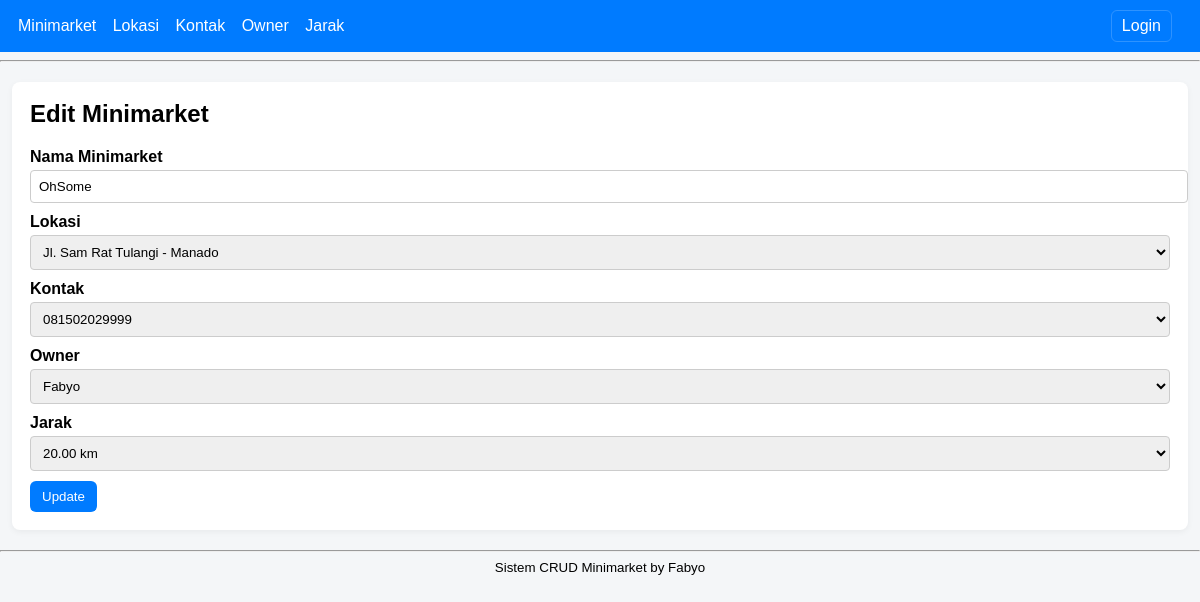
/?c=minimarket&a=edit&id=10, run on the app's committed database.
### tables this page shows
CREATE TABLE `minimarket` (
  `id` int(11) NOT NULL,
  `nama_minimarket` varchar(100) NOT NULL,
  `id_lokasi` int(11) NOT NULL,
  `id_kontak` int(11) NOT NULL,
  `id_owner` int(11) NOT NULL,
  `id_jarak` int(11) NOT NULL,
  `deleted_at` datetime DEFAULT NULL
);

CREATE TABLE `lokasi` (
  `id` int(11) NOT NULL,
  `alamat` varchar(255) NOT NULL,
  `kota` varchar(100) NOT NULL,
  `provinsi` varchar(100) NOT NULL
);

CREATE TABLE `kontak` (
  `id` int(11) NOT NULL,
  `no_hp` varchar(20) NOT NULL,
  `email` varchar(100) NOT NULL
);

CREATE TABLE `owner` (
  `id` int(11) NOT NULL,
  `nama_owner` varchar(100) NOT NULL,
  `nik` varchar(30) NOT NULL
);

CREATE TABLE `jarak` (
  `id` int(11) NOT NULL,
  `jarak_km` decimal(5,2) NOT NULL,
  `deskripsi` varchar(255) DEFAULT NULL
);

### controllers/MinimarketController.php (called while the page is built, shortened)
<?php
require_once "models/Minimarket.php";
require_once "models/Lokasi.php";
require_once "models/Kontak.php";
require_once "models/Owner.php";
require_once "models/Jarak.php";
class MinimarketController {
    private $model;
    public function __construct(){
        $this->model = new Minimarket();
    }
    public function edit(){
        $id = $_GET['id'];
        $item = $this->model->find($id);
        $lokasi = (new Lokasi())->all();
        $kontak = (new Kontak())->all();
        $owner = (new Owner())->all();
        $jarak = (new Jarak())->all();
        include "views/layout/header.php";
        include "views/minimarket/edit.php";
        include "views/layout/footer.php";
    }
}
?>

### models/Minimarket.php (called while the page is built, shortened)
<?php
require_once "config/database.php";
class Minimarket {
    private $conn;
    private $table = "minimarket";
    public function __construct(){
        global $conn;
        $this->conn = $conn;
    }
    public function find($id){
        $stmt=$this->conn->prepare("SELECT * FROM $this->table WHERE id=?");
        $stmt->bind_param("i",$id);
        $stmt->execute();
        return $stmt->get_result()->fetch_assoc();
    }
}
?>

### models/Lokasi.php (called while the page is built, shortened)
<?php
require_once "config/database.php";
class Lokasi {
    private $conn;
    private $table = "lokasi";
    public function __construct(){ global $conn; $this->conn=$conn; }
    public function all(){ $q=$this->conn->query("SELECT * FROM $this->table"); return $q->fetch_all(MYSQLI_ASSOC); }
}
?>

### models/Kontak.php (called while the page is built, shortened)
<?php
require_once "config/database.php";
class Kontak {
    private $conn;
    private $table = "kontak";
    public function __construct(){ global $conn; $this->conn=$conn; }
    public function all(){ $q=$this->conn->query("SELECT * FROM $this->table"); return $q->fetch_all(MYSQLI_ASSOC); }
}
?>

### models/Owner.php (called while the page is built, shortened)
<?php
require_once "config/database.php";
class Owner {
    private $conn;
    private $table = "owner";
    public function __construct(){ global $conn; $this->conn=$conn; }
    public function all(){ $q=$this->conn->query("SELECT * FROM $this->table"); return $q->fetch_all(MYSQLI_ASSOC); }
}
?>

### models/Jarak.php (called while the page is built, shortened)
<?php
require_once "config/database.php";
class Jarak {
    private $conn;
    private $table = "jarak";
    public function __construct(){ global $conn; $this->conn=$conn; }
    public function all(){ $q=$this->conn->query("SELECT * FROM $this->table"); return $q->fetch_all(MYSQLI_ASSOC); }
}
?>

### views/minimarket/edit.php (the view, shortened to what this page needs)
<h2>Edit Minimarket</h2>
<form method="POST" action="?c=minimarket&a=update">
    <div class="form-row">
        <label>Nama Minimarket</label>
        <input type="text" name="nama_minimarket" value="<?= htmlspecialchars($item['nama_minimarket']) ?>" required placeholder="Nama wajib diisi">
    </div>
    <div class="form-row">
        <label>Lokasi</label>
        <select name="id_lokasi" required>
            <?php foreach($lokasi as $l): ?>
                <option value="<?= $l['id'] ?>" <?= $l['id']==$item['id_lokasi']? 'selected':'' ?>><?= htmlspecialchars($l['alamat'].' - '.$l['kota']) ?></option>
            <?php endforeach; ?>
        </select>
    </div>
    <div class="form-row">
        <label>Kontak</label>
        <select name="id_kontak" required>
            <?php foreach($kontak as $k): ?>
                <option value="<?= $k['id'] ?>" <?= $k['id']==$item['id_kontak']? 'selected':'' ?>><?= htmlspecialchars($k['no_hp']) ?></option>
            <?php endforeach; ?>
        </select>
    </div>
    <div class="form-row">
        <label>Owner</label>
        <select name="id_owner" required>
            <?php foreach($owner as $o): ?>
                <option value="<?= $o['id'] ?>" <?= $o['id']==$item['id_owner']? 'selected':'' ?>><?= htmlspecialchars($o['nama_owner']) ?></option>
            <?php endforeach; ?>
        </select>
    </div>
    <div class="form-row">
        <label>Jarak</label>
        <select name="id_jarak" required>
            <?php foreach($jarak as $j): ?>
                <option value="<?= $j['id'] ?>" <?= $j['id']==$item['id_jarak']? 'selected':'' ?>><?= htmlspecialchars($j['jarak_km'].' km') ?></option>
            <?php endforeach; ?>
        </select>
    </div>
    <button class="button" type="submit">Update</button>
</form>

### assets/style.css (style rules this page uses)
body { font-family: Arial, sans-serif; background: #f4f6f8; margin: 0; padding: 0; }
h2 { margin-top: 0; }
.form-row { margin-bottom: 10px; }
label { display:block; font-weight:600; margin-bottom:4px; }
input[type=text], select { width: 100%; padding:8px; border:1px solid #ccc; border-radius:4px; }
.button { display:inline-block; padding:8px 12px; background:#007bff; color:#fff; text-decoration:none; border-radius:6px; border:none; cursor:pointer; }

### views/minimarket/edit.php (style rules this page uses)
input::placeholder { color: red; font-style: italic; }

### data on the page
minimarket: nama_minimarket "OhSome", id_lokasi "Jl. Sam Rat Tulangi - Manado", id_kontak "081502029999", id_owner "Fabyo", id_jarak "20.00 km"
